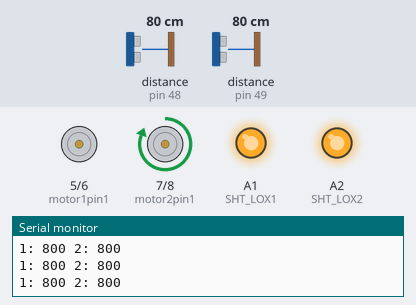
Recording of a sketch running on a simulated Arduino Uno, built with avr-gcc and run on an emulated ATmega328P. On the bench: motor-driver pin pairs drawn as motors (green arrow = first pin HIGH = forward, orange = second pin HIGH = backward, longer = more drive), output pins drawn as LEDs (lit = HIGH), the last lines printed to the serial monitor. Inputs (shaded band) come from the test bench; at power-on: distance to the obstacle (sensors on pin 49, pin 48) 80 cm.

Above: at 1.2 s.
1.3 s: distance to the obstacle (sensor on pin 49) set to 31 cm
2.8 s: distance to the obstacle (sensor on pin 49) set to 26 cm
At 4.2 s:
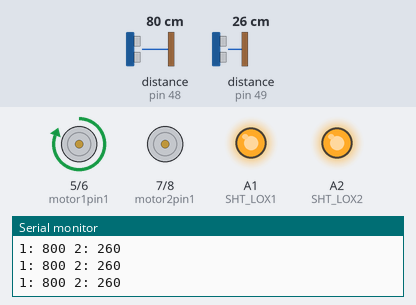
7.0 s: distance to the obstacle (sensor on pin 48) set to 40 cm
8.5 s: distance to the obstacle (sensor on pin 48) set to 32 cm
At 9.2 s:
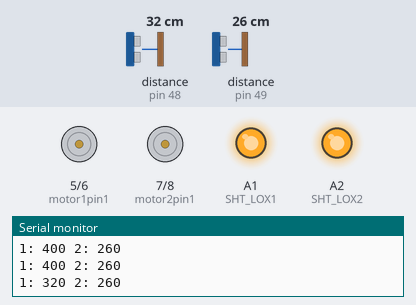
Timing chart, 0 to 11.0 s (numbered marks = the images above; inputs shaded):
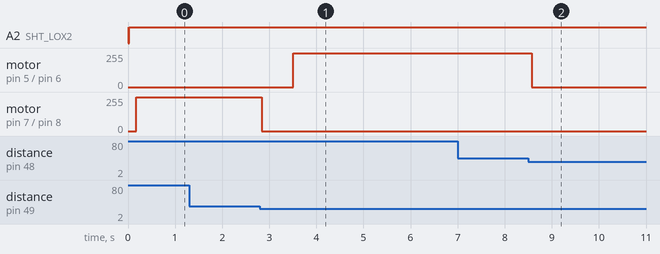

Measured:
- the behaviour switches between 29 and 28 cm on distance to the obstacle (sensor on pin 49) (found by bisection; images 0 and 1)
- the behaviour switches between 36 and 35 cm on distance to the obstacle (sensor on pin 48) (found by bisection; images 1 and 2)
- after the input at 2.8 s, motor on pin 5 (motor1pin1) / pin 6 (motor1pin2): stopped → forward 255/255 after 0.71 s; motor on pin 7 (motor2pin1) / pin 8 (motor2pin2): forward 255/255 → stopped at once
- after the input at 8.5 s, motor on pin 5 (motor1pin1) / pin 6 (motor1pin2): forward 255/255 → stopped after 0.08 s

The sketch:

Two_directional_Moving_Car_Arduino_File.ino
```cpp
#include "Adafruit_VL53L0X.h"

// address we will assign if dual sensor is present
#define LOX1_ADDRESS 0x30
#define LOX2_ADDRESS 0x31


// set the pins to shutdown
#define SHT_LOX1 A1
#define SHT_LOX2 A2


// objects for the vl53l0x
Adafruit_VL53L0X lox1 = Adafruit_VL53L0X();
Adafruit_VL53L0X lox2 = Adafruit_VL53L0X();


// this holds the measurement
VL53L0X_RangingMeasurementData_t measure1;
VL53L0X_RangingMeasurementData_t measure2;


/*
    Reset all sensors by setting all of their XSHUT pins low for delay(10), then set all XSHUT high to bring out of reset
    Keep sensor #1 awake by keeping XSHUT pin high
    Put all other sensors into shutdown by pulling XSHUT pins low
    Initialize sensor #1 with lox.begin(new_i2c_address) Pick any number but 0x29 and it must be under 0x7F. Going with 0x30 to 0x3F is probably OK.
    Keep sensor #1 awake, and now bring sensor #2 out of reset by setting its XSHUT pin high.
    Initialize sensor #2 with lox.begin(new_i2c_address) Pick any number but 0x29 and whatever you set the first sensor to
 */
int motor1pin1 = 5;
int motor1pin2 = 6;
int motor2pin1 = 7;
int motor2pin2 = 8;


void setID() {
  // all reset
  digitalWrite(SHT_LOX1, LOW);
  digitalWrite(SHT_LOX2, LOW);

  delay(10);
  // all unreset
  digitalWrite(SHT_LOX1, HIGH);
  digitalWrite(SHT_LOX2, HIGH);

  delay(10);

  // activating LOX1 and resetting LOX2
  digitalWrite(SHT_LOX1, HIGH);
  digitalWrite(SHT_LOX2, LOW);

  // initing LOX1
  if(!lox1.begin(LOX1_ADDRESS)) {
    Serial.println(F("Failed to boot first VL53L0X"));
    while(1);
  }
  delay(10);

  // activating LOX2
  digitalWrite(SHT_LOX2, HIGH);
  delay(10);

  //initing LOX2
  if(!lox2.begin(LOX2_ADDRESS)) {
    Serial.println(F("Failed to boot second VL53L0X"));
    while(1);
  }
}

void read_dual_sensors() {

  lox1.rangingTest(&measure1, false); // pass in 'true' to get debug data printout!
  lox2.rangingTest(&measure2, false); // pass in 'true' to get debug data printout!

  // print sensor one reading
  Serial.print(F("1: "));
  if(measure1.RangeStatus != 4) {     // if not out of range
    Serial.print(measure1.RangeMilliMeter);
  } else {
    Serial.print(F("Out of range"));
  }

  Serial.print(F(" "));

  // print sensor two reading
  Serial.print(F("2: "));
  if(measure2.RangeStatus != 4) {
    Serial.print(measure2.RangeMilliMeter);
  } else {
    Serial.print(F("Out of range"));
  }

  Serial.println();
}

void setup() {
  Serial.begin(115200);

  // wait until serial port opens for native USB devices
  while (! Serial) { delay(1); }

  pinMode(SHT_LOX1, OUTPUT);
  pinMode(SHT_LOX2, OUTPUT);

  Serial.println(F("Shutdown pins inited..."));

  digitalWrite(SHT_LOX1, LOW);
  digitalWrite(SHT_LOX2, LOW);

  Serial.println(F("Both in reset mode...(pins are low)"));


  Serial.println(F("Starting..."));
  setID();


  pinMode(motor1pin1,OUTPUT);
  pinMode(motor1pin2,OUTPUT);
  pinMode(motor2pin1,OUTPUT);
  pinMode(motor2pin2,OUTPUT);


}

void loop() {
   read_dual_sensors();
while (measure2.RangeMilliMeter > 300)
{
    read_dual_sensors();
    straight();
}
Stop();
delay(200);

while (measure1.RangeMilliMeter < 500)
{
  read_dual_sensors();
  right();
}
Stop();
delay(200);

while (measure2.RangeMilliMeter > 280)
{
  read_dual_sensors();
  straight();
}
Stop();
delay(200);

while (measure1.RangeMilliMeter > 350)
{
  read_dual_sensors();
  left();
}
Stop();
delay(200);

while (measure2.RangeMilliMeter > 300)
{
  read_dual_sensors();
  straight();
}

delay(200000);

}


void right()
{
  digitalWrite(motor1pin1, LOW);
  digitalWrite(motor1pin2, HIGH);

  digitalWrite(motor2pin1, LOW);
  digitalWrite(motor2pin2, LOW);
}

void left()
{
  digitalWrite(motor1pin1, HIGH);
  digitalWrite(motor1pin2, LOW);

  digitalWrite(motor2pin1, LOW);
  digitalWrite(motor2pin2, LOW);

}

void straight()
{
  digitalWrite(motor1pin1, LOW);
  digitalWrite(motor1pin2, LOW);

  digitalWrite(motor2pin1, HIGH);
  digitalWrite(motor2pin2, LOW);
}

void Stop()
{
  digitalWrite(motor1pin1, LOW);
  digitalWrite(motor1pin2, LOW);

  digitalWrite(motor2pin1, LOW);
  digitalWrite(motor2pin2, LOW);
}
```
